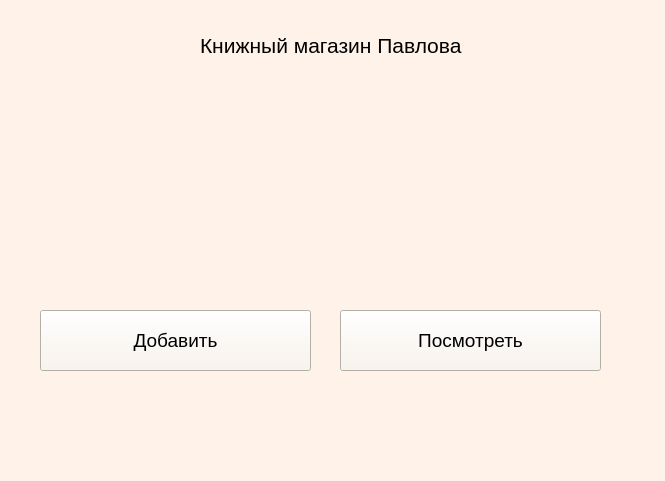
<?xml version="1.0" encoding="UTF-8"?>
<ui version="4.0">
 <class>MainWindow</class>
 <widget class="QMainWindow" name="MainWindow">
  <property name="geometry">
   <rect>
    <x>0</x>
    <y>0</y>
    <width>665</width>
    <height>481</height>
   </rect>
  </property>
  <property name="windowTitle">
   <string>MainWindow</string>
  </property>
  <property name="styleSheet">
   <string notr="true">background-color: rgb(255, 243, 233);</string>
  </property>
  <widget class="QWidget" name="centralwidget">
   <widget class="QLabel" name="label">
    <property name="geometry">
     <rect>
      <x>200</x>
      <y>20</y>
      <width>271</width>
      <height>51</height>
     </rect>
    </property>
    <property name="font">
     <font>
      <pointsize>16</pointsize>
     </font>
    </property>
    <property name="text">
     <string>Книжный магазин Павлова</string>
    </property>
   </widget>
   <widget class="QPushButton" name="pushButton">
    <property name="geometry">
     <rect>
      <x>40</x>
      <y>310</y>
      <width>271</width>
      <height>61</height>
     </rect>
    </property>
    <property name="font">
     <font>
      <pointsize>14</pointsize>
     </font>
    </property>
    <property name="styleSheet">
     <string notr="true">background-color: rgb(250, 243, 233);</string>
    </property>
    <property name="text">
     <string>Добавить</string>
    </property>
   </widget>
   <widget class="QPushButton" name="pushButton_2">
    <property name="geometry">
     <rect>
      <x>340</x>
      <y>310</y>
      <width>261</width>
      <height>61</height>
     </rect>
    </property>
    <property name="font">
     <font>
      <pointsize>14</pointsize>
     </font>
    </property>
    <property name="styleSheet">
     <string notr="true">background-color: rgb(250, 243, 233);</string>
    </property>
    <property name="text">
     <string>Посмотреть</string>
    </property>
   </widget>
  </widget>
  <widget class="QMenuBar" name="menubar">
   <property name="geometry">
    <rect>
     <x>0</x>
     <y>0</y>
     <width>665</width>
     <height>21</height>
    </rect>
   </property>
  </widget>
  <widget class="QStatusBar" name="statusbar"/>
 </widget>
 <resources/>
 <connections/>
</ui>
